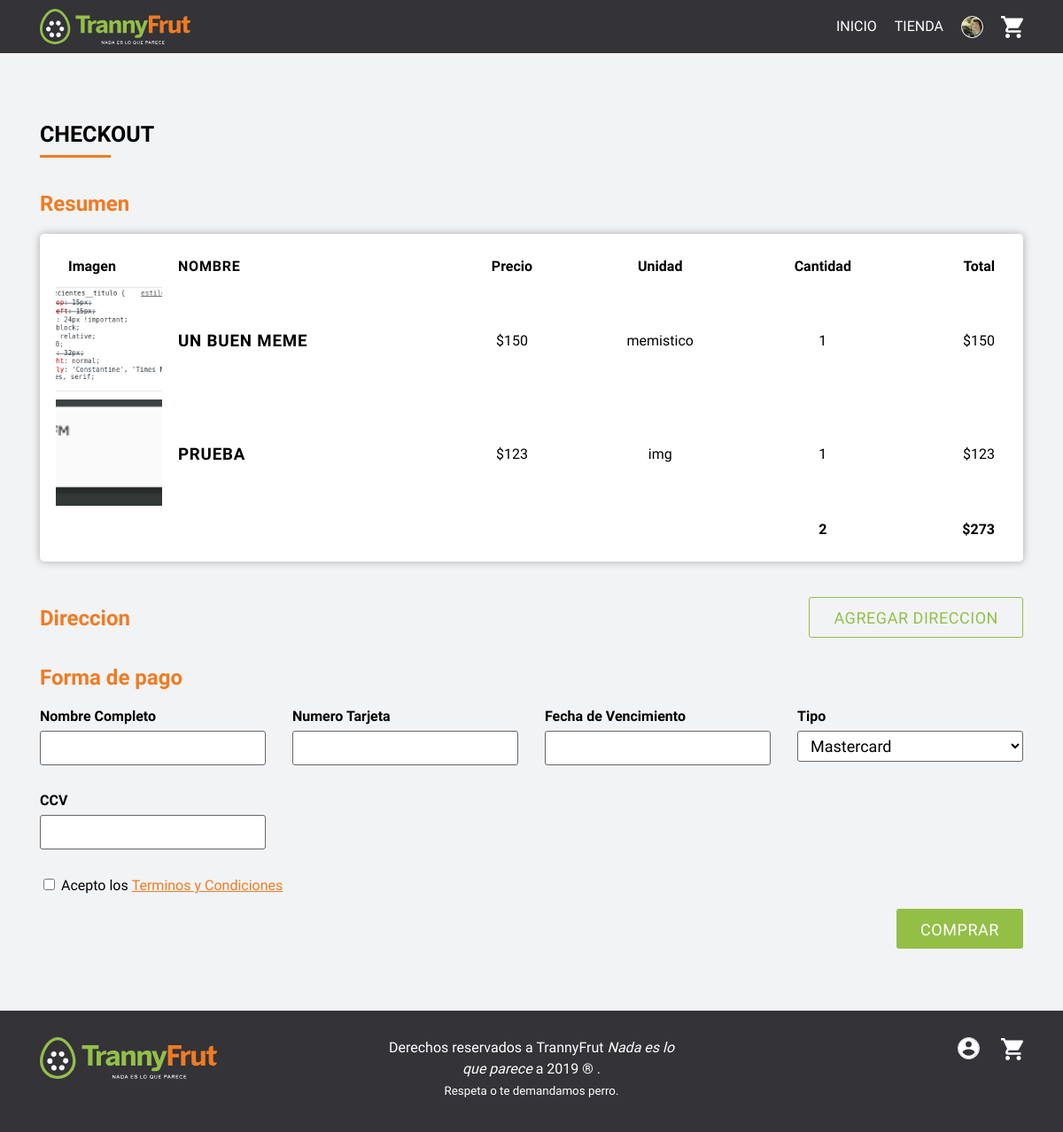
The page /app/checkout.php (signed in) on the database as committed earlier.
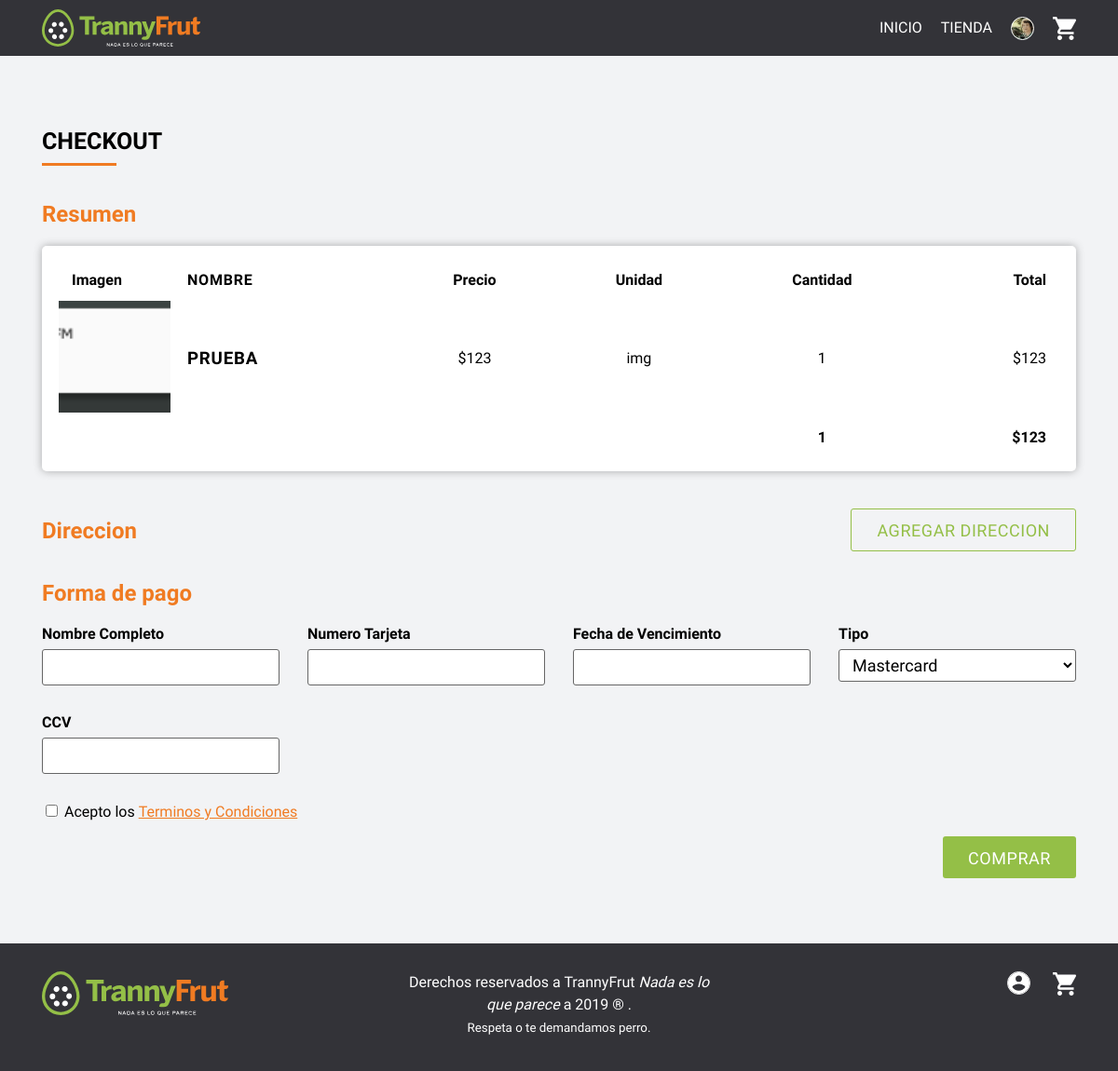
The same page on the database as committed later.
### tables this page shows
CREATE TABLE `producto` (
  `id` int(11) NOT NULL,
  `imagen` text,
  `nombre` text,
  `descripcion` text,
  `precio` int(11) DEFAULT NULL,
  `unidad` text,
  `existencia` text,
  `fecha_creacion` timestamp NOT NULL DEFAULT CURRENT_TIMESTAMP,
  `imagenes` json DEFAULT NULL
);

### app/funciones-generales.php (called while the page is built, shortened)
<?php
  function get_single( $tipo, $id ){
    $bd = mysqli_connect("db","root","root", "main");
    $sql = "SELECT * FROM $tipo WHERE id = '$id'";
    $result = $bd->query($sql);
    if ($result->num_rows > 0) :
      while($row = $result->fetch_assoc()) :
        $res = $row;
      endwhile;
    else :
      $res = false;
    endif;
    return $res;
  }
?>

### app/checkout.php (the view, shortened to what this page needs)
<?php
  include('estructura/cabecera.php');
?>
<main class="carrito-page">
  <div class="container">
    <h1> Checkout </h1>
    <h2> Resumen </h2>
    <div class="carrito__wrapper">
      <table class="carrito">
          <tr >
            <th>
              Imagen
            </th>
            <th class="nombre">
              Nombre
            </th>
            <th>
              Precio
            </th>
            <th>
              Unidad
            </th>
            <th>
              Cantidad
            </th>
            <th>
              Total
            </th>
        </tr>
        <?php
          $items = json_decode($_SESSION['carrito']);
          $total = 0;
          $total_items = 0;
          foreach($items as $id => $cantidad) :
            $data = get_single('producto', $id);
            $nombre = $data['nombre'];
            $unidad = $data['unidad'];
            $precio = $data['precio'];
            $imagen = $data['imagen'];
            $total = $total + ( $cantidad * $precio );
            $total_items += $cantidad;
        ?>
          <tr class="carrito__item">
              <td class="imagen">
                <div class="img" style='background-image:url("<?php echo $imagen ?>")'></div>
              </td>
              <td class="nombre">
                <h3><?php echo $nombre; ?></h3>
              </td>
              <td class="precio">
                $<?php echo number_format($precio); ?>
              </td>
              <td class="unidad">
                <?php echo $unidad; ?>
              </td>
              <td class="cantidad">
                <?php echo $cantidad; ?>
              </td>
              <td class="total">
                $<?php echo number_format($precio * $cantidad); ?>
              </td>
          </tr>
        <?php
          endforeach;
        ?>
        <tr class="carrito__item carrito__totales">
            <td></td>
            <td></td>
            <td></td>
            <td></td>
            <td class="cantidad alinear-derecha">
              <?php echo $total_items; ?>
            </td>
            <td class="total">
              $<?php echo number_format($total); ?>
            </td>
        </tr>
      </table>
    </div>
    <form action="checkout.php" method="post">
    <div class="row">
      <div class="col-12 col-md-6">
        <h2> Direccion </h2>
      </div>
      <div class="col-12 col-md-6 alinear-derecha alinear-derecha--nosm">
        <a href="agregar_direccion.php?redirect=checkout" class="boton"> Agregar direccion </a>
      </div>
    </div>
    <div class="row">
      <div class="col-12">
        <h2> Forma de pago </h2>
      </div>
      <div class="col-12 col-sm-6 col-md-4 col-lg-3">
        <div class="input-group">
          <label> Nombre Completo </label>
          <input required type="text" class="nombre_tarjeta">
        </div>
      </div>
      <div class="col-12 col-sm-6 col-md-4 col-lg-3">
        <div class="input-group">
          <label> Numero Tarjeta </label>
          <input required type="number" class="numero_tarjeta">
        </div>
      </div>
      <div class="col-12 col-sm-6 col-md-4 col-lg-3">
        <div class="input-group">
          <label> Fecha de Vencimiento </label>
          <input required type="text" class="vence_tarjeta">
        </div>
      </div>
      <div class="col-12 col-sm-6 col-md-4 col-lg-3">
        <div class="input-group">
          <label> Tipo </label>
          <select required name="tipo_tarjeta">
            <option> Mastercard </option>
          </select>
        </div>
      </div>
      <div class="col-12 col-sm-6 col-md-4 col-lg-3">
        <div class="input-group">
          <label> CCV </label>
          <input required type="text" class="ccv_tarjeta">
        </div>
      </div>
    </div>
    <label> <input required type="checkbox" name="terminos"> Acepto los <a class="link" href="terminos.php"> Terminos y Condiciones </a></label>
    <div class="alinear-derecha alinear-derecha--nosm">
      <button class="boton boton-important"> Comprar </button>
    </div>
    </form>
  </div>
</main>
<?php
  include('estructura/pie.php');
?>

Rows that differ between the two databases and show on the page:
no longer on this page (row edited): producto: imagen (picture), nombre "UN BUEN MEME", precio "150", unidad "memistico", cantidad "1", $precio*$cantidad "150"
Other text that changed with them:
$total_items: "2" → "1"
$total: "273" → "123"
